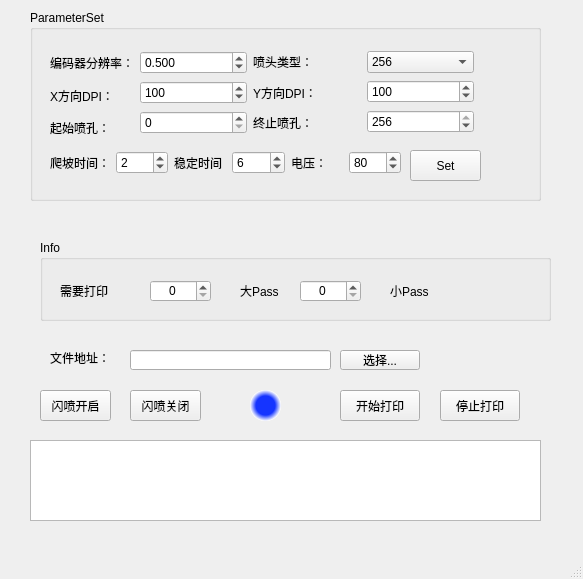
<?xml version="1.0" encoding="UTF-8"?>
<ui version="4.0">
 <class>MainWindow</class>
 <widget class="QMainWindow" name="MainWindow">
  <property name="geometry">
   <rect>
    <x>0</x>
    <y>0</y>
    <width>583</width>
    <height>579</height>
   </rect>
  </property>
  <property name="windowTitle">
   <string>MainWindow</string>
  </property>
  <widget class="QWidget" name="centralwidget">
   <widget class="QGroupBox" name="groupBox">
    <property name="geometry">
     <rect>
      <x>30</x>
      <y>10</y>
      <width>511</width>
      <height>191</height>
     </rect>
    </property>
    <property name="title">
     <string>ParameterSet</string>
    </property>
    <widget class="QPushButton" name="pushButton">
     <property name="geometry">
      <rect>
       <x>380</x>
       <y>140</y>
       <width>71</width>
       <height>31</height>
      </rect>
     </property>
     <property name="text">
      <string>Set</string>
     </property>
    </widget>
    <widget class="QWidget" name="layoutWidget">
     <property name="geometry">
      <rect>
       <x>20</x>
       <y>40</y>
       <width>86</width>
       <height>91</height>
      </rect>
     </property>
     <layout class="QVBoxLayout" name="verticalLayout">
      <item>
       <widget class="QLabel" name="label">
        <property name="text">
         <string>编码器分辨率：</string>
        </property>
       </widget>
      </item>
      <item>
       <widget class="QLabel" name="label_2">
        <property name="text">
         <string>X方向DPI：</string>
        </property>
       </widget>
      </item>
      <item>
       <widget class="QLabel" name="label_5">
        <property name="text">
         <string>起始喷孔：</string>
        </property>
       </widget>
      </item>
     </layout>
    </widget>
    <widget class="QWidget" name="layoutWidget">
     <property name="geometry">
      <rect>
       <x>110</x>
       <y>40</y>
       <width>334</width>
       <height>85</height>
      </rect>
     </property>
     <layout class="QHBoxLayout" name="horizontalLayout">
      <item>
       <layout class="QVBoxLayout" name="verticalLayout_2">
        <item>
         <widget class="QDoubleSpinBox" name="encodeSpinBox">
          <property name="decimals">
           <number>3</number>
          </property>
          <property name="maximum">
           <double>9999.989999999999782</double>
          </property>
          <property name="singleStep">
           <double>0.001000000000000</double>
          </property>
          <property name="value">
           <double>0.500000000000000</double>
          </property>
         </widget>
        </item>
        <item>
         <widget class="QSpinBox" name="xDpi">
          <property name="maximum">
           <number>1000</number>
          </property>
          <property name="value">
           <number>100</number>
          </property>
         </widget>
        </item>
        <item>
         <widget class="QSpinBox" name="starNol">
          <property name="minimum">
           <number>0</number>
          </property>
          <property name="maximum">
           <number>255</number>
          </property>
         </widget>
        </item>
       </layout>
      </item>
      <item>
       <layout class="QVBoxLayout" name="verticalLayout_3">
        <item>
         <widget class="QLabel" name="label_4">
          <property name="text">
           <string>喷头类型：</string>
          </property>
         </widget>
        </item>
        <item>
         <widget class="QLabel" name="label_3">
          <property name="text">
           <string>Y方向DPI：</string>
          </property>
         </widget>
        </item>
        <item>
         <widget class="QLabel" name="label_6">
          <property name="text">
           <string>终止喷孔：</string>
          </property>
         </widget>
        </item>
       </layout>
      </item>
      <item>
       <layout class="QVBoxLayout" name="verticalLayout_4">
        <item>
         <widget class="QComboBox" name="noTypecomboBox">
          <item>
           <property name="text">
            <string>256</string>
           </property>
          </item>
          <item>
           <property name="text">
            <string>128</string>
           </property>
          </item>
         </widget>
        </item>
        <item>
         <widget class="QSpinBox" name="yDpi">
          <property name="maximum">
           <number>10000</number>
          </property>
          <property name="value">
           <number>100</number>
          </property>
         </widget>
        </item>
        <item>
         <widget class="QSpinBox" name="endNol">
          <property name="minimum">
           <number>1</number>
          </property>
          <property name="maximum">
           <number>256</number>
          </property>
          <property name="value">
           <number>256</number>
          </property>
         </widget>
        </item>
       </layout>
      </item>
     </layout>
    </widget>
    <widget class="QWidget" name="">
     <property name="geometry">
      <rect>
       <x>20</x>
       <y>140</y>
       <width>351</width>
       <height>25</height>
      </rect>
     </property>
     <layout class="QHBoxLayout" name="horizontalLayout_2">
      <item>
       <widget class="QLabel" name="label_11">
        <property name="text">
         <string>爬坡时间：</string>
        </property>
       </widget>
      </item>
      <item>
       <widget class="QSpinBox" name="upDownTime">
        <property name="value">
         <number>2</number>
        </property>
       </widget>
      </item>
      <item>
       <widget class="QLabel" name="label_12">
        <property name="text">
         <string>稳定时间</string>
        </property>
       </widget>
      </item>
      <item>
       <widget class="QSpinBox" name="holdTime">
        <property name="value">
         <number>6</number>
        </property>
       </widget>
      </item>
      <item>
       <widget class="QLabel" name="label_13">
        <property name="text">
         <string>电压：</string>
        </property>
       </widget>
      </item>
      <item>
       <widget class="QSpinBox" name="Vol">
        <property name="value">
         <number>80</number>
        </property>
       </widget>
      </item>
     </layout>
    </widget>
   </widget>
   <widget class="QGroupBox" name="groupBox_2">
    <property name="geometry">
     <rect>
      <x>40</x>
      <y>240</y>
      <width>511</width>
      <height>81</height>
     </rect>
    </property>
    <property name="title">
     <string>Info</string>
    </property>
    <widget class="QLabel" name="label_7">
     <property name="geometry">
      <rect>
       <x>20</x>
       <y>40</y>
       <width>71</width>
       <height>21</height>
      </rect>
     </property>
     <property name="text">
      <string>需要打印</string>
     </property>
    </widget>
    <widget class="QSpinBox" name="bigPass">
     <property name="geometry">
      <rect>
       <x>110</x>
       <y>40</y>
       <width>61</width>
       <height>22</height>
      </rect>
     </property>
     <property name="alignment">
      <set>Qt::AlignCenter</set>
     </property>
    </widget>
    <widget class="QLabel" name="label_8">
     <property name="geometry">
      <rect>
       <x>200</x>
       <y>40</y>
       <width>54</width>
       <height>21</height>
      </rect>
     </property>
     <property name="text">
      <string>大Pass</string>
     </property>
    </widget>
    <widget class="QSpinBox" name="smallPass">
     <property name="geometry">
      <rect>
       <x>260</x>
       <y>40</y>
       <width>61</width>
       <height>22</height>
      </rect>
     </property>
     <property name="alignment">
      <set>Qt::AlignCenter</set>
     </property>
    </widget>
    <widget class="QLabel" name="label_9">
     <property name="geometry">
      <rect>
       <x>350</x>
       <y>40</y>
       <width>54</width>
       <height>21</height>
      </rect>
     </property>
     <property name="text">
      <string>小Pass</string>
     </property>
    </widget>
   </widget>
   <widget class="QLabel" name="label_10">
    <property name="geometry">
     <rect>
      <x>50</x>
      <y>350</y>
      <width>71</width>
      <height>16</height>
     </rect>
    </property>
    <property name="text">
     <string>文件地址：</string>
    </property>
   </widget>
   <widget class="QLineEdit" name="pathEdit">
    <property name="geometry">
     <rect>
      <x>130</x>
      <y>350</y>
      <width>201</width>
      <height>20</height>
     </rect>
    </property>
   </widget>
   <widget class="QPushButton" name="pushButton_2">
    <property name="geometry">
     <rect>
      <x>340</x>
      <y>350</y>
      <width>80</width>
      <height>20</height>
     </rect>
    </property>
    <property name="text">
     <string>选择...</string>
    </property>
   </widget>
   <widget class="QPushButton" name="startbtn">
    <property name="geometry">
     <rect>
      <x>340</x>
      <y>390</y>
      <width>80</width>
      <height>31</height>
     </rect>
    </property>
    <property name="text">
     <string>开始打印</string>
    </property>
   </widget>
   <widget class="QPushButton" name="endBtn">
    <property name="geometry">
     <rect>
      <x>440</x>
      <y>390</y>
      <width>80</width>
      <height>31</height>
     </rect>
    </property>
    <property name="text">
     <string>停止打印</string>
    </property>
   </widget>
   <widget class="QTextEdit" name="textEdit">
    <property name="geometry">
     <rect>
      <x>30</x>
      <y>440</y>
      <width>511</width>
      <height>81</height>
     </rect>
    </property>
    <property name="font">
     <font>
      <family>Consolas</family>
      <pointsize>12</pointsize>
     </font>
    </property>
   </widget>
   <widget class="QPushButton" name="pushButton_3">
    <property name="geometry">
     <rect>
      <x>40</x>
      <y>390</y>
      <width>71</width>
      <height>31</height>
     </rect>
    </property>
    <property name="text">
     <string>闪喷开启</string>
    </property>
   </widget>
   <widget class="QPushButton" name="pushButton_4">
    <property name="geometry">
     <rect>
      <x>130</x>
      <y>390</y>
      <width>71</width>
      <height>31</height>
     </rect>
    </property>
    <property name="text">
     <string>闪喷关闭</string>
    </property>
   </widget>
   <widget class="QLabel" name="status_lab">
    <property name="geometry">
     <rect>
      <x>250</x>
      <y>390</y>
      <width>31</width>
      <height>31</height>
     </rect>
    </property>
    <property name="styleSheet">
     <string notr="true">background-color: qradialgradient(spread:pad, cx:0.5, cy:0.5, radius:0.5, fx:0.5, fy:0.5, stop:0.617978 rgba(21, 52, 255, 255), stop:1 rgba(255, 255, 255, 255));border-radius: 15px;</string>
    </property>
    <property name="text">
     <string/>
    </property>
   </widget>
  </widget>
  <widget class="QMenuBar" name="menubar">
   <property name="geometry">
    <rect>
     <x>0</x>
     <y>0</y>
     <width>583</width>
     <height>22</height>
    </rect>
   </property>
  </widget>
  <widget class="QStatusBar" name="statusbar"/>
 </widget>
 <resources/>
 <connections/>
</ui>
